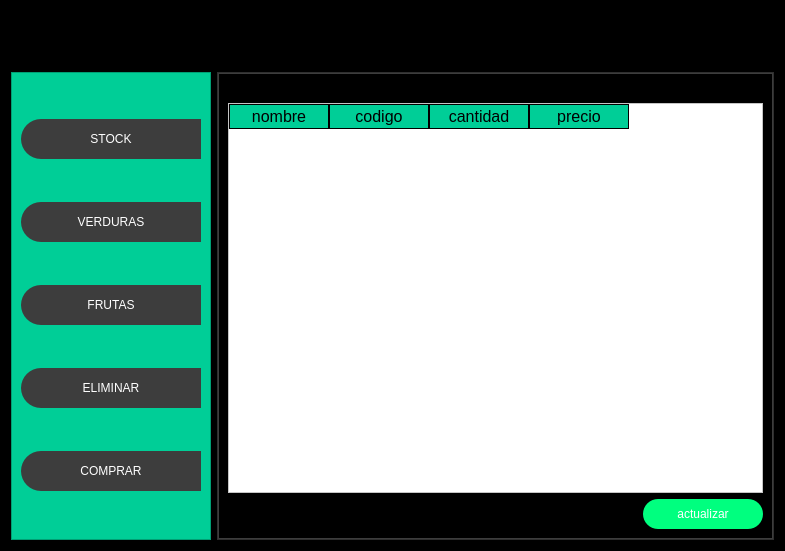
<?xml version="1.0" encoding="UTF-8"?>
<ui version="4.0">
 <class>MainWindow</class>
 <widget class="QMainWindow" name="MainWindow">
  <property name="geometry">
   <rect>
    <x>0</x>
    <y>0</y>
    <width>785</width>
    <height>551</height>
   </rect>
  </property>
  <property name="windowTitle">
   <string>MainWindow</string>
  </property>
  <widget class="QWidget" name="centralwidget">
   <layout class="QVBoxLayout" name="verticalLayout">
    <property name="spacing">
     <number>0</number>
    </property>
    <property name="leftMargin">
     <number>0</number>
    </property>
    <property name="topMargin">
     <number>0</number>
    </property>
    <property name="rightMargin">
     <number>0</number>
    </property>
    <property name="bottomMargin">
     <number>0</number>
    </property>
    <item>
     <widget class="QFrame" name="frame">
      <property name="styleSheet">
       <string notr="true">
background-color: rgb(0, 0, 0);</string>
      </property>
      <property name="frameShape">
       <enum>QFrame::StyledPanel</enum>
      </property>
      <property name="frameShadow">
       <enum>QFrame::Raised</enum>
      </property>
      <layout class="QVBoxLayout" name="verticalLayout_2" stretch="1,8">
       <property name="spacing">
        <number>0</number>
       </property>
       <property name="leftMargin">
        <number>0</number>
       </property>
       <property name="topMargin">
        <number>0</number>
       </property>
       <property name="rightMargin">
        <number>0</number>
       </property>
       <property name="bottomMargin">
        <number>0</number>
       </property>
       <item>
        <widget class="QFrame" name="frame_superior">
         <property name="minimumSize">
          <size>
           <width>0</width>
           <height>42</height>
          </size>
         </property>
         <property name="styleSheet">
          <string notr="true">Qframe{
background-color: rgb(0, 0, 0);
}

QPushButton{
background-color: #000000ff;
border-radius:20px;
}

QPushButton:hover{
background-color: rgb(61, 61, 61);
border-radius:20px;
}</string>
         </property>
         <property name="frameShape">
          <enum>QFrame::StyledPanel</enum>
         </property>
         <property name="frameShadow">
          <enum>QFrame::Raised</enum>
         </property>
         <layout class="QHBoxLayout" name="horizontalLayout">
          <item>
           <widget class="QPushButton" name="bt_menu">
            <property name="minimumSize">
             <size>
              <width>200</width>
              <height>0</height>
             </size>
            </property>
            <property name="text">
             <string/>
            </property>
            <property name="icon">
             <iconset>
              <normaloff>imagenes/almacenamiento.png</normaloff>imagenes/almacenamiento.png</iconset>
            </property>
            <property name="iconSize">
             <size>
              <width>130</width>
              <height>130</height>
             </size>
            </property>
           </widget>
          </item>
          <item>
           <spacer name="horizontalSpacer">
            <property name="orientation">
             <enum>Qt::Horizontal</enum>
            </property>
            <property name="sizeHint" stdset="0">
             <size>
              <width>127</width>
              <height>20</height>
             </size>
            </property>
           </spacer>
          </item>
          <item>
           <widget class="QPushButton" name="bt_minimizar">
            <property name="minimumSize">
             <size>
              <width>40</width>
              <height>40</height>
             </size>
            </property>
            <property name="text">
             <string/>
            </property>
            <property name="icon">
             <iconset>
              <normaloff>imagenes/minimizar.png</normaloff>imagenes/minimizar.png</iconset>
            </property>
            <property name="iconSize">
             <size>
              <width>66</width>
              <height>66</height>
             </size>
            </property>
           </widget>
          </item>
          <item>
           <widget class="QPushButton" name="bt_maximizar">
            <property name="minimumSize">
             <size>
              <width>40</width>
              <height>40</height>
             </size>
            </property>
            <property name="text">
             <string/>
            </property>
            <property name="icon">
             <iconset>
              <normaloff>imagenes/maximixar.png</normaloff>imagenes/maximixar.png</iconset>
            </property>
            <property name="iconSize">
             <size>
              <width>66</width>
              <height>66</height>
             </size>
            </property>
           </widget>
          </item>
          <item>
           <widget class="QPushButton" name="bt_cerrar">
            <property name="minimumSize">
             <size>
              <width>40</width>
              <height>40</height>
             </size>
            </property>
            <property name="text">
             <string/>
            </property>
            <property name="icon">
             <iconset>
              <normaloff>imagenes/equis.png</normaloff>imagenes/equis.png</iconset>
            </property>
            <property name="iconSize">
             <size>
              <width>100</width>
              <height>100</height>
             </size>
            </property>
           </widget>
          </item>
         </layout>
        </widget>
       </item>
       <item>
        <widget class="QFrame" name="frame_contendio">
         <property name="frameShape">
          <enum>QFrame::StyledPanel</enum>
         </property>
         <property name="frameShadow">
          <enum>QFrame::Raised</enum>
         </property>
         <layout class="QHBoxLayout" name="horizontalLayout_2">
          <item>
           <widget class="QFrame" name="frame_control">
            <property name="minimumSize">
             <size>
              <width>200</width>
              <height>0</height>
             </size>
            </property>
            <property name="maximumSize">
             <size>
              <width>0</width>
              <height>16777215</height>
             </size>
            </property>
            <property name="styleSheet">
             <string notr="true">QFrame{
background-color: rgb(0, 206, 151);
}

QPushButton{
background-color: rgb(61, 61, 61);
border-top-left-radius: 20px;
border-bottom-left-radius: 20px;
color: rgb(255, 255, 255);
font: 77 10pt &quot;Arial Black&quot;;
}

QPushButton: hover{
background-color: white;
border-top-left-radius: 20px;
border-bottom-left-radius: 20px;
color: rgb(0, 0, 0);
font: 77 10pt &quot;Arial Black&quot;;
}</string>
            </property>
            <property name="frameShape">
             <enum>QFrame::StyledPanel</enum>
            </property>
            <property name="frameShadow">
             <enum>QFrame::Raised</enum>
            </property>
            <layout class="QVBoxLayout" name="verticalLayout_3">
             <item>
              <widget class="QPushButton" name="bt_stock">
               <property name="minimumSize">
                <size>
                 <width>0</width>
                 <height>40</height>
                </size>
               </property>
               <property name="text">
                <string>STOCK</string>
               </property>
               <property name="icon">
                <iconset>
                 <normaloff>libro del stock.png</normaloff>libro del stock.png</iconset>
               </property>
               <property name="iconSize">
                <size>
                 <width>60</width>
                 <height>60</height>
                </size>
               </property>
              </widget>
             </item>
             <item>
              <widget class="QPushButton" name="bt_verduras">
               <property name="minimumSize">
                <size>
                 <width>0</width>
                 <height>40</height>
                </size>
               </property>
               <property name="text">
                <string>VERDURAS</string>
               </property>
               <property name="icon">
                <iconset>
                 <normaloff>icono para verduras y frutas.png</normaloff>icono para verduras y frutas.png</iconset>
               </property>
               <property name="iconSize">
                <size>
                 <width>60</width>
                 <height>60</height>
                </size>
               </property>
              </widget>
             </item>
             <item>
              <widget class="QPushButton" name="bt_frutas">
               <property name="minimumSize">
                <size>
                 <width>0</width>
                 <height>40</height>
                </size>
               </property>
               <property name="text">
                <string>FRUTAS</string>
               </property>
               <property name="icon">
                <iconset>
                 <normaloff>icono para verduras y frutas.png</normaloff>icono para verduras y frutas.png</iconset>
               </property>
               <property name="iconSize">
                <size>
                 <width>60</width>
                 <height>60</height>
                </size>
               </property>
              </widget>
             </item>
             <item>
              <widget class="QPushButton" name="bt_eliminar">
               <property name="minimumSize">
                <size>
                 <width>0</width>
                 <height>40</height>
                </size>
               </property>
               <property name="text">
                <string>ELIMINAR</string>
               </property>
               <property name="icon">
                <iconset>
                 <normaloff>eliminar.png</normaloff>eliminar.png</iconset>
               </property>
               <property name="iconSize">
                <size>
                 <width>60</width>
                 <height>60</height>
                </size>
               </property>
              </widget>
             </item>
             <item>
              <widget class="QPushButton" name="bt_comprar">
               <property name="minimumSize">
                <size>
                 <width>0</width>
                 <height>40</height>
                </size>
               </property>
               <property name="text">
                <string>COMPRAR</string>
               </property>
               <property name="icon">
                <iconset>
                 <normaloff>libro del stock.png</normaloff>libro del stock.png</iconset>
               </property>
               <property name="iconSize">
                <size>
                 <width>60</width>
                 <height>60</height>
                </size>
               </property>
              </widget>
             </item>
            </layout>
           </widget>
          </item>
          <item>
           <widget class="QFrame" name="frame_paginas">
            <property name="styleSheet">
             <string notr="true">QFrame{
background-color: rgb(61, 61, 61)
}

QLabel{
font: 87 12pt &quot;Arial Black&quot;;
background-color: #000000ff;
color: rgb (0, 206, 151);
border: 0px solid #14C8DC;
}

QLineEdit{
border: 0px;
color: rgb(255, 255, 255);
border-borrom: 2px solid rgb(61, 61, 61);
font 75 12pt &quot;Times New Roman&quot;
}

QPushButton{
background-color: rgb(61, 61, 61);
border-radius: 15px;
color: rgb(255, 255, 255);
font: 77 10pt &quot;Arial Black&quot;;
}
QPushButton:hover{ 
background-color: rgb(0, 206, 151); 
border-radius: 15px; 
color: rgb(0, 0, 0); 
font: 77 10pt &quot;Arial Black&quot;;  
}

QTableWidget {
background-color: rgb(255, 255, 255); 
color: rgb(0, 0, 0); 
gridline-color: rgb(0, 206, 151); font-size: 12pt;
color: #000000;
}
QHeaderView::section {
background-color: rgb(0, 206, 151);
border: 1px solid rgb(0, 0, 0); 
font-size: 12pt; 
}

QTableWidget QTableCornerButton::section {
background-color: rgb(0, 0, 0); 
border: 1px solid rgb(0, 206, 151);
}


</string>
            </property>
            <property name="frameShape">
             <enum>QFrame::StyledPanel</enum>
            </property>
            <property name="frameShadow">
             <enum>QFrame::Raised</enum>
            </property>
            <layout class="QVBoxLayout" name="verticalLayout_4">
             <property name="spacing">
              <number>0</number>
             </property>
             <property name="leftMargin">
              <number>1</number>
             </property>
             <property name="topMargin">
              <number>1</number>
             </property>
             <property name="rightMargin">
              <number>1</number>
             </property>
             <property name="bottomMargin">
              <number>1</number>
             </property>
             <item>
              <widget class="QStackedWidget" name="stackedWidget">
               <property name="toolTip">
                <string>&lt;html&gt;&lt;head/&gt;&lt;body&gt;&lt;p align=&quot;center&quot;&gt;&lt;span style=&quot; font-size:12pt; font-weight:600; color:#00aaff;&quot;&gt;FRUTAS&lt;/span&gt;&lt;/p&gt;&lt;/body&gt;&lt;/html&gt;</string>
               </property>
               <widget class="QWidget" name="page_stock">
                <layout class="QVBoxLayout" name="verticalLayout_5">
                 <item>
                  <widget class="QLabel" name="label">
                   <property name="toolTip">
                    <string>&lt;html&gt;&lt;head/&gt;&lt;body&gt;&lt;p align=&quot;center&quot;&gt;&lt;span style=&quot; font-weight:600;&quot;&gt;PRODUCTOS&lt;/span&gt;&lt;/p&gt;&lt;/body&gt;&lt;/html&gt;</string>
                   </property>
                   <property name="styleSheet">
                    <string notr="true"/>
                   </property>
                   <property name="text">
                    <string>PRODUCTOS</string>
                   </property>
                   <property name="alignment">
                    <set>Qt::AlignCenter</set>
                   </property>
                   <property name="wordWrap">
                    <bool>true</bool>
                   </property>
                  </widget>
                 </item>
                 <item>
                  <widget class="QTableWidget" name="tabla_productos">
                   <property name="styleSheet">
                    <string notr="true">background-color: rgb(255, 255, 255);</string>
                   </property>
                   <column>
                    <property name="text">
                     <string>nombre</string>
                    </property>
                   </column>
                   <column>
                    <property name="text">
                     <string>codigo</string>
                    </property>
                   </column>
                   <column>
                    <property name="text">
                     <string>cantidad</string>
                    </property>
                   </column>
                   <column>
                    <property name="text">
                     <string>precio</string>
                    </property>
                   </column>
                  </widget>
                 </item>
                 <item>
                  <layout class="QHBoxLayout" name="horizontalLayout_3">
                   <item>
                    <spacer name="horizontalSpacer_2">
                     <property name="orientation">
                      <enum>Qt::Horizontal</enum>
                     </property>
                     <property name="sizeHint" stdset="0">
                      <size>
                       <width>38</width>
                       <height>20</height>
                      </size>
                     </property>
                    </spacer>
                   </item>
                   <item>
                    <widget class="QPushButton" name="bt_actualizar">
                     <property name="minimumSize">
                      <size>
                       <width>120</width>
                       <height>30</height>
                      </size>
                     </property>
                     <property name="styleSheet">
                      <string notr="true">background-color: rgb(0, 255, 127);</string>
                     </property>
                     <property name="text">
                      <string>actualizar</string>
                     </property>
                    </widget>
                   </item>
                  </layout>
                 </item>
                </layout>
               </widget>
               <widget class="QWidget" name="page_verduras">
                <layout class="QVBoxLayout" name="verticalLayout_8">
                 <item>
                  <widget class="QLabel" name="pr_verduras">
                   <property name="minimumSize">
                    <size>
                     <width>50</width>
                     <height>50</height>
                    </size>
                   </property>
                   <property name="toolTip">
                    <string>&lt;html&gt;&lt;head/&gt;&lt;body&gt;&lt;p align=&quot;center&quot;&gt;&lt;span style=&quot; font-size:12pt; font-weight:600; color:#00aaff;&quot;&gt;VERDURAS&lt;/span&gt;&lt;/p&gt;&lt;/body&gt;&lt;/html&gt;</string>
                   </property>
                   <property name="styleSheet">
                    <string notr="true">border-color: rgb(0, 170, 255);
alternate-background-color: rgb(0, 85, 0);</string>
                   </property>
                   <property name="text">
                    <string>VERDURAS</string>
                   </property>
                   <property name="alignment">
                    <set>Qt::AlignCenter</set>
                   </property>
                  </widget>
                 </item>
                 <item>
                  <spacer name="verticalSpacer">
                   <property name="orientation">
                    <enum>Qt::Vertical</enum>
                   </property>
                   <property name="sizeHint" stdset="0">
                    <size>
                     <width>20</width>
                     <height>40</height>
                    </size>
                   </property>
                  </spacer>
                 </item>
                 <item>
                  <layout class="QHBoxLayout" name="horizontalLayout_4">
                   <property name="spacing">
                    <number>20</number>
                   </property>
                   <property name="leftMargin">
                    <number>0</number>
                   </property>
                   <property name="topMargin">
                    <number>0</number>
                   </property>
                   <property name="rightMargin">
                    <number>0</number>
                   </property>
                   <property name="bottomMargin">
                    <number>1</number>
                   </property>
                   <item>
                    <layout class="QVBoxLayout" name="verticalLayout_6">
                     <item>
                      <widget class="QLabel" name="lb_nombre_verduras">
                       <property name="text">
                        <string>NOMBRE</string>
                       </property>
                      </widget>
                     </item>
                     <item>
                      <widget class="QLabel" name="lb_codigo_verduras">
                       <property name="minimumSize">
                        <size>
                         <width>0</width>
                         <height>1</height>
                        </size>
                       </property>
                       <property name="text">
                        <string>CODIGO</string>
                       </property>
                      </widget>
                     </item>
                     <item>
                      <widget class="QLabel" name="lb_cantida_verduras">
                       <property name="text">
                        <string>CANTIDAD</string>
                       </property>
                      </widget>
                     </item>
                    </layout>
                   </item>
                   <item>
                    <layout class="QVBoxLayout" name="verticalLayout_7">
                     <item>
                      <widget class="QLineEdit" name="agregar_nombre_verduras">
                       <property name="styleSheet">
                        <string notr="true">background-color: rgb(0, 170, 0);</string>
                       </property>
                      </widget>
                     </item>
                     <item>
                      <widget class="QLineEdit" name="agregar_codigo_verduras">
                       <property name="styleSheet">
                        <string notr="true">background-color: rgb(0, 170, 0);</string>
                       </property>
                      </widget>
                     </item>
                     <item>
                      <widget class="QLineEdit" name="agregar_cantidad_verduras">
                       <property name="styleSheet">
                        <string notr="true">background-color: rgb(0, 170, 0);</string>
                       </property>
                      </widget>
                     </item>
                    </layout>
                   </item>
                   <item>
                    <spacer name="horizontalSpacer_3">
                     <property name="orientation">
                      <enum>Qt::Horizontal</enum>
                     </property>
                     <property name="sizeHint" stdset="0">
                      <size>
                       <width>40</width>
                       <height>20</height>
                      </size>
                     </property>
                    </spacer>
                   </item>
                  </layout>
                 </item>
                 <item>
                  <spacer name="verticalSpacer_2">
                   <property name="orientation">
                    <enum>Qt::Vertical</enum>
                   </property>
                   <property name="sizeHint" stdset="0">
                    <size>
                     <width>20</width>
                     <height>40</height>
                    </size>
                   </property>
                  </spacer>
                 </item>
                 <item>
                  <layout class="QHBoxLayout" name="horizontalLayout_7">
                   <item>
                    <widget class="QLabel" name="label_11">
                     <property name="minimumSize">
                      <size>
                       <width>200</width>
                       <height>0</height>
                      </size>
                     </property>
                     <property name="styleSheet">
                      <string notr="true">background-color: rgb(0, 0, 0);</string>
                     </property>
                     <property name="text">
                      <string/>
                     </property>
                    </widget>
                   </item>
                   <item>
                    <spacer name="horizontalSpacer_5">
                     <property name="orientation">
                      <enum>Qt::Horizontal</enum>
                     </property>
                     <property name="sizeHint" stdset="0">
                      <size>
                       <width>40</width>
                       <height>20</height>
                      </size>
                     </property>
                    </spacer>
                   </item>
                   <item>
                    <widget class="QPushButton" name="bt_agregar_verdura">
                     <property name="minimumSize">
                      <size>
                       <width>0</width>
                       <height>30</height>
                      </size>
                     </property>
                     <property name="styleSheet">
                      <string notr="true">alternate-background-color: rgb(0, 255, 127);
background-color: rgb(85, 255, 0);</string>
                     </property>
                     <property name="text">
                      <string>AGREGAR</string>
                     </property>
                    </widget>
                   </item>
                  </layout>
                 </item>
                </layout>
               </widget>
               <widget class="QWidget" name="page_frutas">
                <layout class="QVBoxLayout" name="verticalLayout_11">
                 <item>
                  <widget class="QLabel" name="label_2">
                   <property name="minimumSize">
                    <size>
                     <width>50</width>
                     <height>50</height>
                    </size>
                   </property>
                   <property name="contextMenuPolicy">
                    <enum>Qt::NoContextMenu</enum>
                   </property>
                   <property name="toolTip">
                    <string>&lt;html&gt;&lt;head/&gt;&lt;body&gt;&lt;p align=&quot;center&quot;&gt;FRUTAS&lt;/p&gt;&lt;/body&gt;&lt;/html&gt;</string>
                   </property>
                   <property name="text">
                    <string>FRUTAS</string>
                   </property>
                  </widget>
                 </item>
                 <item>
                  <spacer name="verticalSpacer_3">
                   <property name="orientation">
                    <enum>Qt::Vertical</enum>
                   </property>
                   <property name="sizeHint" stdset="0">
                    <size>
                     <width>20</width>
                     <height>40</height>
                    </size>
                   </property>
                  </spacer>
                 </item>
                 <item>
                  <layout class="QHBoxLayout" name="horizontalLayout_5">
                   <property name="spacing">
                    <number>20</number>
                   </property>
                   <property name="bottomMargin">
                    <number>1</number>
                   </property>
                   <item>
                    <layout class="QVBoxLayout" name="verticalLayout_10">
                     <item>
                      <widget class="QLabel" name="lb_producto_frutas">
                       <property name="text">
                        <string>NOMBRE</string>
                       </property>
                      </widget>
                     </item>
                     <item>
                      <widget class="QLabel" name="lb_codigo_frutas">
                       <property name="text">
                        <string>CODIGO</string>
                       </property>
                      </widget>
                     </item>
                     <item>
                      <widget class="QLabel" name="lb_cantidad_frutas">
                       <property name="text">
                        <string>CANTIDAD</string>
                       </property>
                      </widget>
                     </item>
                    </layout>
                   </item>
                   <item>
                    <layout class="QVBoxLayout" name="verticalLayout_9">
                     <item>
                      <widget class="QLineEdit" name="agregar_nombre_frutas">
                       <property name="styleSheet">
                        <string notr="true">background-color: rgb(0, 170, 0);</string>
                       </property>
                      </widget>
                     </item>
                     <item>
                      <widget class="QLineEdit" name="agregar_codigo_frutas">
                       <property name="styleSheet">
                        <string notr="true">background-color: rgb(0, 170, 0);</string>
                       </property>
                      </widget>
                     </item>
                     <item>
                      <widget class="QLineEdit" name="agregar_cantidad_frutas">
                       <property name="styleSheet">
                        <string notr="true">background-color: rgb(0, 170, 0);</string>
                       </property>
                      </widget>
                     </item>
                    </layout>
                   </item>
                   <item>
                    <spacer name="horizontalSpacer_4">
                     <property name="orientation">
                      <enum>Qt::Horizontal</enum>
                     </property>
                     <property name="sizeHint" stdset="0">
                      <size>
                       <width>40</width>
                       <height>20</height>
                      </size>
                     </property>
                    </spacer>
                   </item>
                  </layout>
                 </item>
                 <item>
                  <spacer name="verticalSpacer_4">
                   <property name="orientation">
                    <enum>Qt::Vertical</enum>
                   </property>
                   <property name="sizeHint" stdset="0">
                    <size>
                     <width>20</width>
                     <height>40</height>
                    </size>
                   </property>
                  </spacer>
                 </item>
                 <item>
                  <layout class="QHBoxLayout" name="horizontalLayout_9">
                   <item>
                    <widget class="QLabel" name="label_10">
                     <property name="minimumSize">
                      <size>
                       <width>200</width>
                       <height>0</height>
                      </size>
                     </property>
                     <property name="styleSheet">
                      <string notr="true">background-color: rgb(0, 0, 0);</string>
                     </property>
                     <property name="text">
                      <string/>
                     </property>
                    </widget>
                   </item>
                   <item>
                    <spacer name="horizontalSpacer_7">
                     <property name="orientation">
                      <enum>Qt::Horizontal</enum>
                     </property>
                     <property name="sizeHint" stdset="0">
                      <size>
                       <width>40</width>
                       <height>20</height>
                      </size>
                     </property>
                    </spacer>
                   </item>
                   <item>
                    <widget class="QPushButton" name="bt_agregar_fruta">
                     <property name="minimumSize">
                      <size>
                       <width>0</width>
                       <height>30</height>
                      </size>
                     </property>
                     <property name="styleSheet">
                      <string notr="true">alternate-background-color: rgb(85, 255, 0);
background-color: rgb(85, 255, 0);</string>
                     </property>
                     <property name="text">
                      <string>AGREGAR</string>
                     </property>
                    </widget>
                   </item>
                  </layout>
                 </item>
                </layout>
               </widget>
               <widget class="QWidget" name="page_eliminar">
                <layout class="QVBoxLayout" name="verticalLayout_14">
                 <item>
                  <widget class="QLabel" name="label_13">
                   <property name="text">
                    <string>&lt;html&gt;&lt;head/&gt;&lt;body&gt;&lt;p align=&quot;center&quot;&gt;&lt;span style=&quot; font-size:14pt; font-weight:600; color:#55ffff;&quot;&gt;ELIMINAR PRODUCTO&lt;/span&gt;&lt;/p&gt;&lt;/body&gt;&lt;/html&gt;</string>
                   </property>
                  </widget>
                 </item>
                 <item>
                  <layout class="QHBoxLayout" name="horizontalLayout_10">
                   <item>
                    <widget class="QLabel" name="label_12">
                     <property name="text">
                      <string>&lt;html&gt;&lt;head/&gt;&lt;body&gt;&lt;p&gt;&lt;span style=&quot; font-size:10pt; font-style:italic; color:#00ffff;&quot;&gt;NOMBRE DEL PRODUCTO&lt;/span&gt;&lt;/p&gt;&lt;/body&gt;&lt;/html&gt;</string>
                     </property>
                    </widget>
                   </item>
                   <item>
                    <widget class="QLineEdit" name="lineEdit_7"/>
                   </item>
                  </layout>
                 </item>
                 <item>
                  <widget class="QTableWidget" name="tableWidget">
                   <property name="styleSheet">
                    <string notr="true">background-color: rgb(255, 255, 255);</string>
                   </property>
                   <column>
                    <property name="text">
                     <string>CODIGO</string>
                    </property>
                   </column>
                   <column>
                    <property name="text">
                     <string>NOMBRE</string>
                    </property>
                   </column>
                   <column>
                    <property name="text">
                     <string>CANTIDAD</string>
                    </property>
                   </column>
                  </widget>
                 </item>
                 <item>
                  <layout class="QHBoxLayout" name="horizontalLayout_11">
                   <item>
                    <widget class="QLabel" name="label_14">
                     <property name="minimumSize">
                      <size>
                       <width>200</width>
                       <height>0</height>
                      </size>
                     </property>
                     <property name="styleSheet">
                      <string notr="true">background-color: rgb(0, 0, 0);</string>
                     </property>
                     <property name="text">
                      <string/>
                     </property>
                    </widget>
                   </item>
                   <item>
                    <spacer name="horizontalSpacer_10">
                     <property name="orientation">
                      <enum>Qt::Horizontal</enum>
                     </property>
                     <property name="sizeHint" stdset="0">
                      <size>
                       <width>40</width>
                       <height>20</height>
                      </size>
                     </property>
                    </spacer>
                   </item>
                   <item>
                    <widget class="QPushButton" name="pushButton_6">
                     <property name="minimumSize">
                      <size>
                       <width>120</width>
                       <height>30</height>
                      </size>
                     </property>
                     <property name="toolTip">
                      <string>&lt;html&gt;&lt;head/&gt;&lt;body&gt;&lt;p align=&quot;center&quot;&gt;&lt;span style=&quot; color:#ffffff;&quot;&gt;ELIMINAR&lt;/span&gt;&lt;/p&gt;&lt;/body&gt;&lt;/html&gt;</string>
                     </property>
                     <property name="whatsThis">
                      <string>&lt;html&gt;&lt;head/&gt;&lt;body&gt;&lt;p&gt;&lt;span style=&quot; font-weight:600; color:#ffffff;&quot;&gt;ELIMINAR&lt;/span&gt;&lt;/p&gt;&lt;/body&gt;&lt;/html&gt;</string>
                     </property>
                     <property name="styleSheet">
                      <string notr="true">background-color: rgb(50, 50, 50);</string>
                     </property>
                     <property name="text">
                      <string>ELIMINAR</string>
                     </property>
                    </widget>
                   </item>
                  </layout>
                 </item>
                </layout>
               </widget>
               <widget class="QWidget" name="page_carrito">
                <layout class="QVBoxLayout" name="verticalLayout_12">
                 <item>
                  <widget class="QTableWidget" name="tabla_carrito"/>
                 </item>
                </layout>
               </widget>
              </widget>
             </item>
            </layout>
           </widget>
          </item>
         </layout>
        </widget>
       </item>
      </layout>
     </widget>
    </item>
   </layout>
  </widget>
 </widget>
 <resources/>
 <connections/>
</ui>
